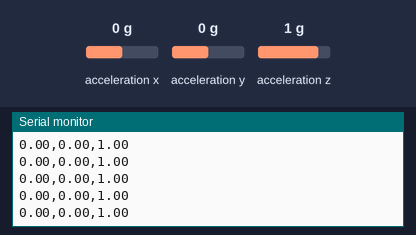
A sketch run on a simulated Arduino Nano 33 BLE. Shown: the last lines printed to the serial monitor. Inputs (shaded band) come from the test bench; at power-on: acceleration x 0 g, acceleration y 0 g, acceleration z 1 g.

Above: at 1.2 s.
1.3 s: acceleration x set to -1.4 g
At 1.32 s:
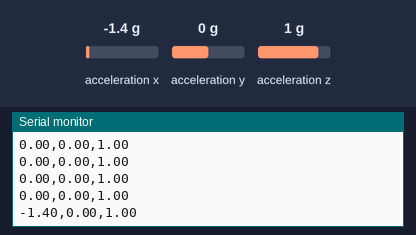
2.8 s: acceleration y set to -1.4 g
At 2.85 s:
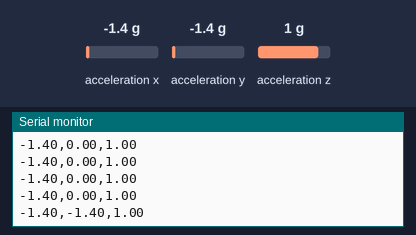
4.3 s: acceleration z set to -1.4 g
At 4.37 s:
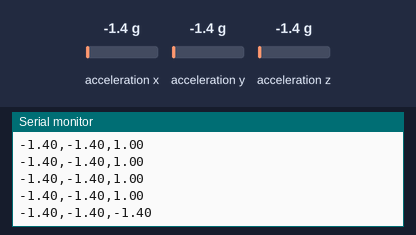

Measured:
- after the input at 1.3 s, the serial monitor: prints a new line at once (image 1)
- after the input at 2.8 s, the serial monitor: prints a new line at once (image 2)
- after the input at 4.3 s, the serial monitor: prints a new line after 0.06 s (image 3)

The sketch:

Nano33BLE_Accelerometer.ino
```cpp
#include <Arduino_LSM9DS1.h>

void setup() {
  Serial.begin(9600);
  while (!Serial);

  if (!IMU.begin()) {
    Serial.println("Failed to initialize IMU!");
    while (1);
  }
  Serial.println("Accelerometer initialized.");
}

void loop() {
  if (IMU.accelerationAvailable()) {
    float x, y, z;
    IMU.readAcceleration(x, y, z);

    // Send accelerometer data via serial
    Serial.print(x);
    Serial.print(",");
    Serial.print(y);
    Serial.print(",");
    Serial.println(z);
  }
  delay(100);  // Adjust sampling rate
}
```
